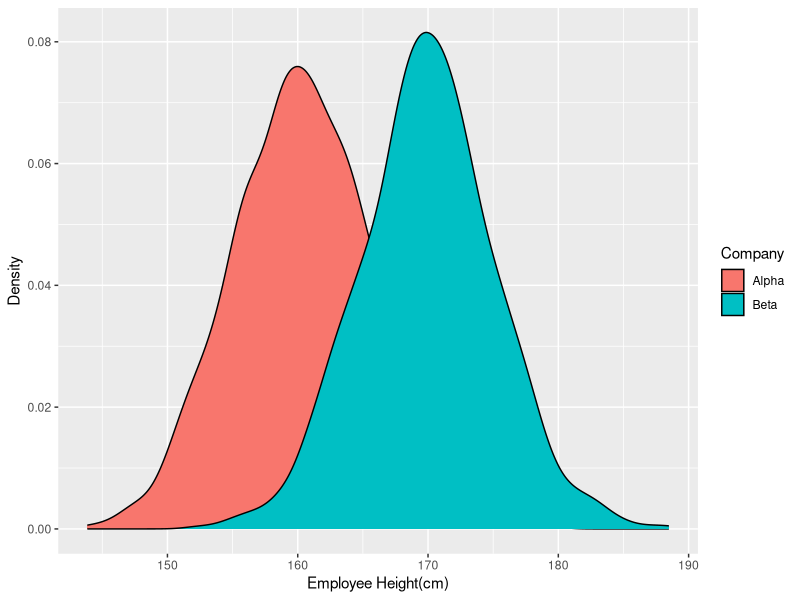
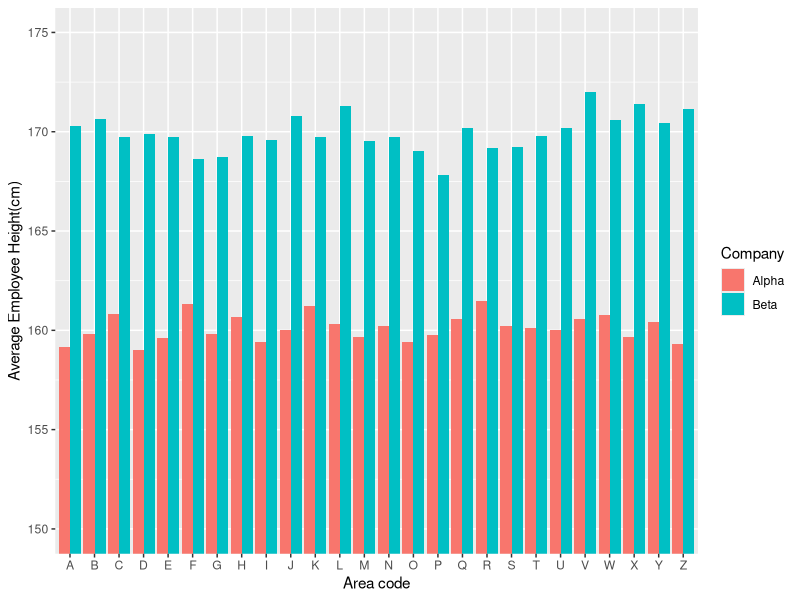
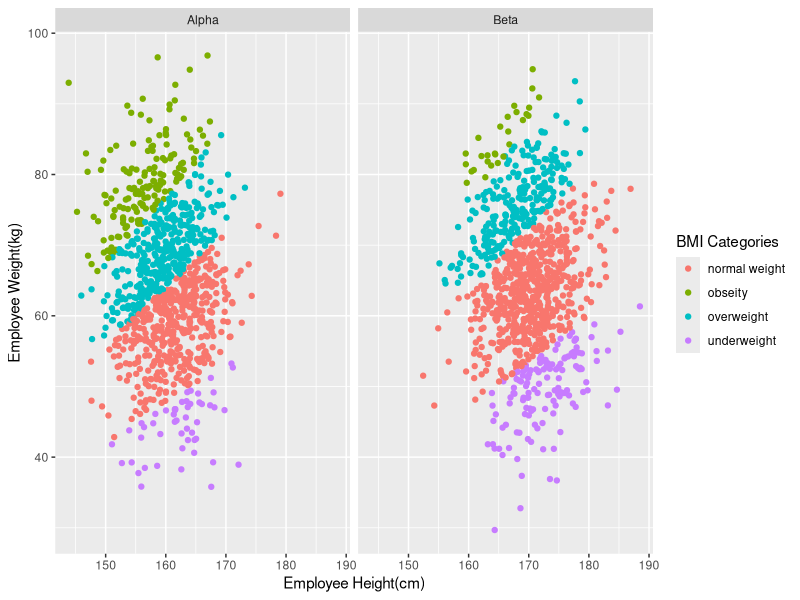

The R script that drew these images, in order: (Note: this script raises an error after producing the figures.)
## ---- chunk 1
knitr::opts_chunk$set(echo = TRUE)
## ---- chunk 2
library(tidyverse)
library(ggplot2)
library(haven)
## ---- chunk 3
##### Creating a data frame
set.seed(10)
company_df<-data.frame(`Area code`=sample(LETTERS[1:26],2000,replace=TRUE),`Company`=rep(c('Alpha','Beta'),each=1000),`Employee Height(cm)`=rnorm(2000, mean=rep(c(160,170),each=1000),sd=5),check.names = F)
head(company_df)

## ---- chunk 4
##### Creating a density plot
density_plot<-ggplot(company_df)+geom_density(mapping=aes(`Employee Height(cm)`,fill=`Company`))+ylab('Density')
density_plot
## ---- chunk 5
##### Summarising the data
new<-company_df%>%group_by(`Area code`,`Company`)%>%summarise(`Average Employee Height(cm)`=mean(`Employee Height(cm)`))
new

## ---- chunk 6
##### Plotting the dodge bar graph
ggplot(new)+geom_col(aes(`Area code`,`Average Employee Height(cm)`,fill=`Company`),position = position_dodge())+coord_cartesian(ylim=c(150,175))
## ---- chunk 7
##### Adding new columns to dataframe
company_df$`Employee Weight(kg)`<-rnorm(2000,mean=65,sd=10)

company_df$`BMI`<-(company_df$`Employee Weight(kg)`) / ((company_df$`Employee Height(cm)`/100)^2)

company_df<-company_df%>%mutate(`BMI Categories`=case_when(`BMI`<=18.5~"underweight",`BMI`<=25 & `BMI`>18.5~"normal weight",`BMI`<=30 & `BMI`>25~'overweight',`BMI`>30~'obseity'))

head(company_df)

## ---- chunk 8
##### Plotting scatter plot
ggplot(company_df)+geom_point(mapping=aes(x=`Employee Height(cm)`,y=`Employee Weight(kg)`,color=`BMI Categories`))+facet_grid(~Company)

## ---- chunk 9
NHANE<-read_xpt('DEMO_I.XPT')
NHANE<-NHANE%>%drop_na(RIDRETH1)%>%drop_na(INDFMPIR)
head(NHANE)
## ---- chunk 10
new_NHANE<-NHANE%>%mutate(Race=case_when(RIDRETH1==1~'Mexican American',RIDRETH1==2~'Other Hispanic',RIDRETH1==3~'Non-Hispanic',RIDRETH1==4~'Non Hispanic Black',RIDRETH1==5~'other Races'))%>%rename('Ratio of family income to poverty'=`INDFMPIR`)

## ---- chunk 11
new_NHANE<-new_NHANE%>%select(`Ratio of family income to poverty`,Race)
new_NHANE$`Annual Family Income Value`<-as.character(floor(new_NHANE$`Ratio of family income to poverty`))
new_NHANE<-new_NHANE[c(2,1,3)]
head(new_NHANE)
## ---- chunk 12
prop <-new_NHANE %>% group_by(Race) %>% summarise(total = n()) %>% mutate(Proportion = total / sum(total))
new_NHANE<-new_NHANE%>%inner_join(prop, by='Race')

Prop2 <-new_NHANE%>% group_by(Race, `Annual Family Income Value`,)%>%summarise(total = n())%>% mutate('Proportion to income level' = total/table(new_NHANE$`Annual Family Income Value`))

new <-new_NHANE%>%inner_join(Prop2,by = c("Race", "Annual Family Income Value"))
head(new)
## ---- chunk 13
##### Creating a bar chart
black<-Prop2%>%filter(Race=='Non Hispanic Black')

ggplot(black,aes(x=`Annual Family Income Value`,y=`Proportion to income level`))+geom_col()+geom_hline(aes(yintercept =prop$Proportion[prop$Race=='Non Hispanic Black'] ), colour = "red")+ggtitle('Annual Family income vs Poportion to Income level of Blacks')

## ---- chunk 14
##### Plotting the bar graph
mexican<-Prop2%>%filter(Race=='Mexican American')

ggplot(mexican)+geom_col(mapping=aes(x=`Annual Family Income Value`,y=`Proportion to income level`))+geom_hline(aes(yintercept =prop$Proportion[prop$Race=='Mexican American'] ), colour = "red")+ggtitle('Annual Family income vs Poportion to Income level of Mexican American')

## ---- chunk 15
##### Plotting the bar graph
hispanic<-Prop2%>%filter(Race=='Other Hispanic')

ggplot(hispanic)+geom_col(mapping=aes(x=`Annual Family Income Value`,y=`Proportion to income level`))+geom_hline(aes(yintercept =prop$Proportion[prop$Race=='Other Hispanic'] ), colour = "red")+ggtitle('Annual Family income vs Poportion to Income level of Other Hispanic')


